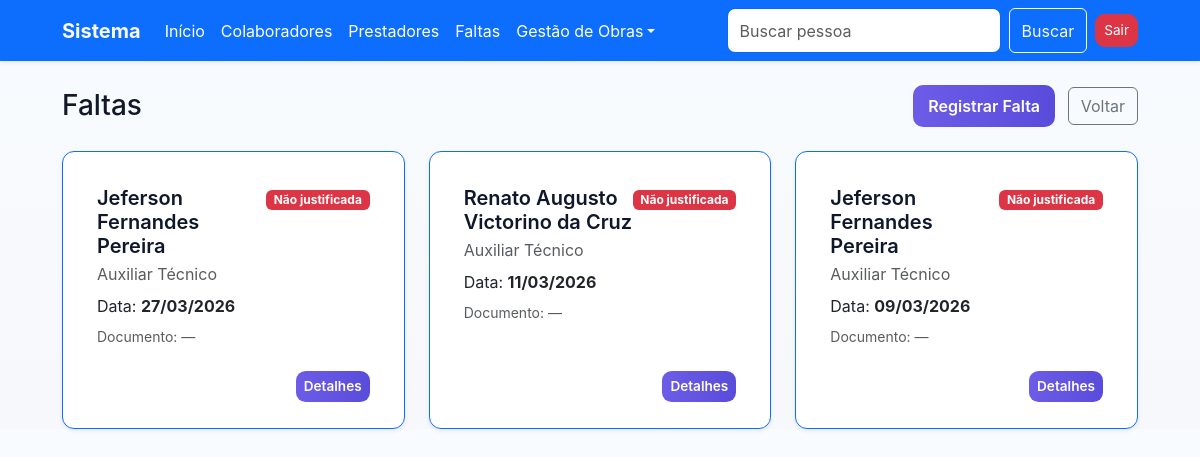
Page /faltas/ (signed in) on the committed database.
### cadastro/models.py (models this page shows, shortened)
class Faltas(models.Model):
    nome = models.ForeignKey(Pessoa, on_delete=models.CASCADE)
    data_falta = models.DateField('Data da Falta')
    justificada = models.BooleanField('Justificada', default=False)

class Pessoa(models.Model):
    nome = models.CharField('Nome', max_length=100)
    data_admissao = models.DateField(
        'Data de Admissão', null=True, blank=True)
    funcao = models.CharField('Função', max_length=100, null=True, blank=True)
    endereco = models.CharField(
        'Endereço', max_length=255, null=True, blank=True)
    documento = models.CharField(
        'Documento', max_length=50, null=True, blank=True)
    prestador = models.ForeignKey(
        'Prestador', on_delete=models.CASCADE, null=True, blank=True)

### cadastro/views.py (the view)
# urls.py: path('faltas/', FaltasListView.as_view(), name='faltas_list'),
class FaltasListView(LoginRequiredMixin, ListView):
    model = Faltas
    template_name = 'faltas_list.html'
    context_object_name = 'faltas'
    ordering = ['-data_falta']

### usuario/views.py (called while the page is built)
    def dispatch(self, request, *args, **kwargs):
        if not request.session.get('logado'):
            messages.error(
                request, 'Acesso negado. Por favor, realize o login.')
            return redirect('usuario_login')
        return super().dispatch(request, *args, **kwargs)

### cadastro/templates/faltas_list.html (shortened to what this page needs)
{% extends 'base.html' %}
{% block content %}
<div class="d-flex justify-content-between align-items-center mb-4">
    <h1 class="h3 mb-0">Faltas</h1>
    <div>
        <a href="{% url 'faltas_create' %}" class="btn btn-primary me-2">Registrar Falta</a>
        <a href="/" class="btn btn-outline-secondary">Voltar</a>
    </div>
</div>
{% if faltas %}
<div class="row gy-4">
    {% for falta in faltas %}
    <div class="col-12 col-md-6 col-lg-4">
        <div class="card shadow-sm h-100 bborder-end border border-primary">
            <div class="card-body">
                <div class="d-flex justify-content-between align-items-start mb-2">
                    <div>
                        <h5 class="card-title mb-1">{{ falta.nome.nome }}</h5>
                        <p class="text-muted mb-0">{{ falta.nome.funcao }}</p>
                    </div>
                    <div class="text-end">
                        {% if falta.justificada %}
                        <span class="badge bg-success">Justificada</span>
                        {% else %}
                        <span class="badge bg-danger">Não justificada</span>
                        {% endif %}
                    </div>
                </div>
                <p class="mb-2">Data: <strong>{{ falta.data_falta|date:"d/m/Y" }}</strong></p>
                <div class="small text-muted">Documento: {{ falta.nome.documento|default:'—' }}</div>
            </div>
            <div class="card-footer bg-transparent border-0 d-flex justify-content-end">
                <a href="#" class="btn btn-sm btn-primary">Detalhes</a>
            </div>
        </div>
    </div>
    {% endfor %}
</div>
{% else %}
    <div class="text-center py-5">
        <h4 class="text-muted">Nenhuma falta registrada.</h4>
        <p class="text-muted">Quando houver faltas, elas aparecerão aqui.</p>
    </div>
{% endif %}
{% endblock %}

### templates/static/css/style.css (style rules this page uses)
:root { --bg:#f6f8fb; --card:#ffffff; --muted:#6b7280; --accent:#6c5ce7; --accent-600:#5a4cdb; --danger:#ef4444; --glass: rgba(255,255,255,0.6); }
* { box-sizing:border-box }
body { margin:0; font-family: Inter, system-ui, -apple-system, "Segoe UI", Roboto, "Helvetica Neue", Arial, sans-serif; background: linear-gradient(180deg, #f8fbff 0%, var(--bg) 100%); color:#111827; -webkit-font-smoothing:antialiased; -moz-osx-font-smoothing:grayscale; }
.card { background:var(--card); border:0; border-radius:12px; padding:18px; }
.card.shadow-sm { box-shadow:0 6px 20px rgba(17,24,39,0.06) }
.card-title { font-weight:600;color:#0f172a }
.btn-primary { background:linear-gradient(90deg,var(--accent),var(--accent-600)); border:0; color:#fff; padding:.55rem .95rem; font-weight:600; border-radius:10px; transition:transform .18s ease, box-shadow .18s ease; }
.btn-sm { padding:.35rem .5rem;border-radius:.6rem;font-size:.85rem }

### rows in the picture
Faltas: nome.nome "Jeferson Fernandes Pereira", nome.funcao "Auxiliar Técnico", justificada "Não justificada", data_falta "27/03/2026", nome.documento "—"
Faltas: nome.nome "Renato Augusto Victorino da Cruz", nome.funcao "Auxiliar Técnico", justificada "Não justificada", data_falta "11/03/2026", nome.documento "—"
Faltas: nome.nome "Jeferson Fernandes Pereira", nome.funcao "Auxiliar Técnico", justificada "Não justificada", data_falta "09/03/2026", nome.documento "—"
